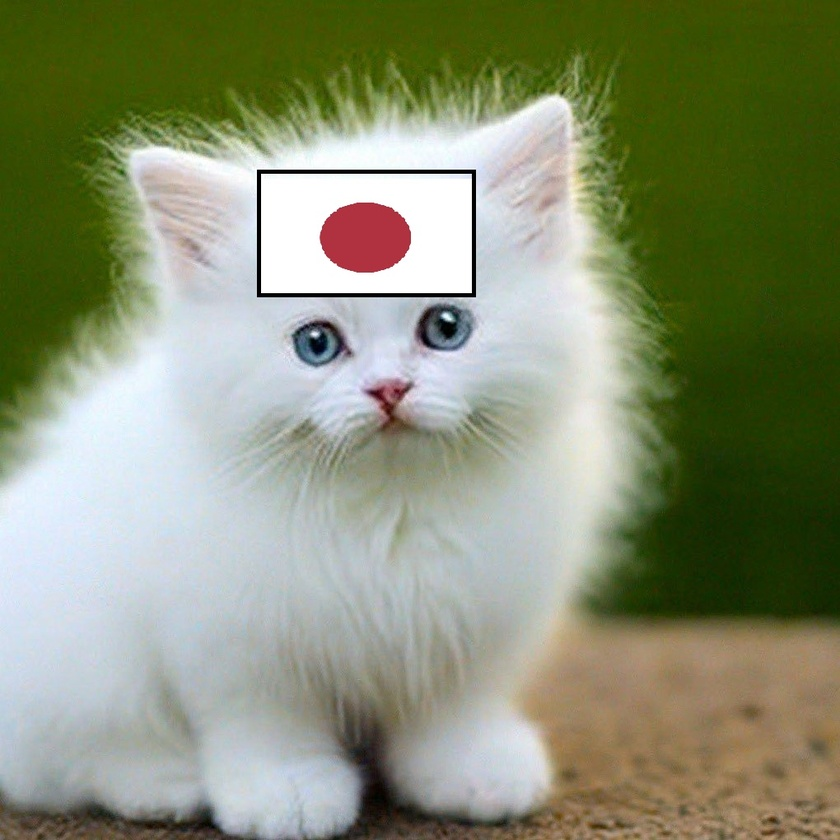
#> input picture 11lab/изо/11.jpeg, 840 x 840 px, shrunk from 1020 x 1020 before the run; its folder holds only this picture in this run
$ python 11.1.py
#> lines starting #> are read from the running program, lines starting #| are printed output that depends on the picture
import os
from PIL import Image, ImageEnhance

input_folder = "изо"
output_folder = "processed_images"

os.makedirs(output_folder, exist_ok=True)

for filename in os.listdir(input_folder):
    if filename.lower().endswith((".png", ".jpg", ".jpeg")):
        input_path = os.path.join(input_folder, filename)
        output_path = os.path.join(output_folder, filename)

        with Image.open(input_path) as img:
#> img is the input picture: PIL image 840x840 RGB; mean R, G, B 136.9, 143.9, 115.9
            enhancer = ImageEnhance.Brightness(img)
            enhanced_img = enhancer.enhance(1.5)
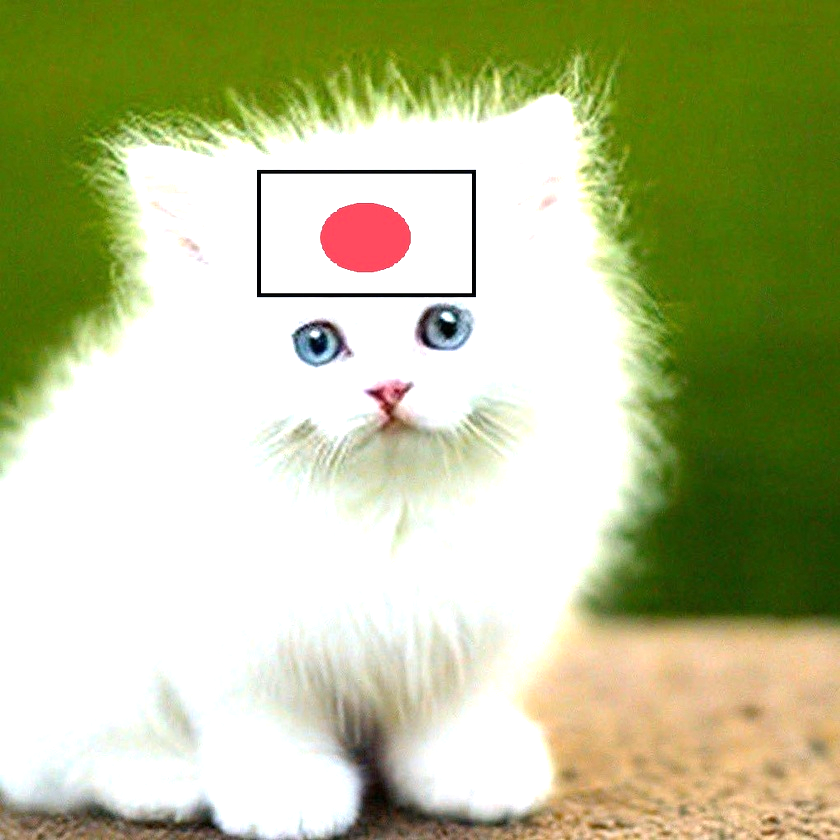
#> enhanced_img: PIL image 840x840 RGB; mean R, G, B 184.5, 191.1, 147.7

            enhanced_img.save(output_path)

print(f"Обработка завершена. Файлы сохранены в папке: {output_folder}")
